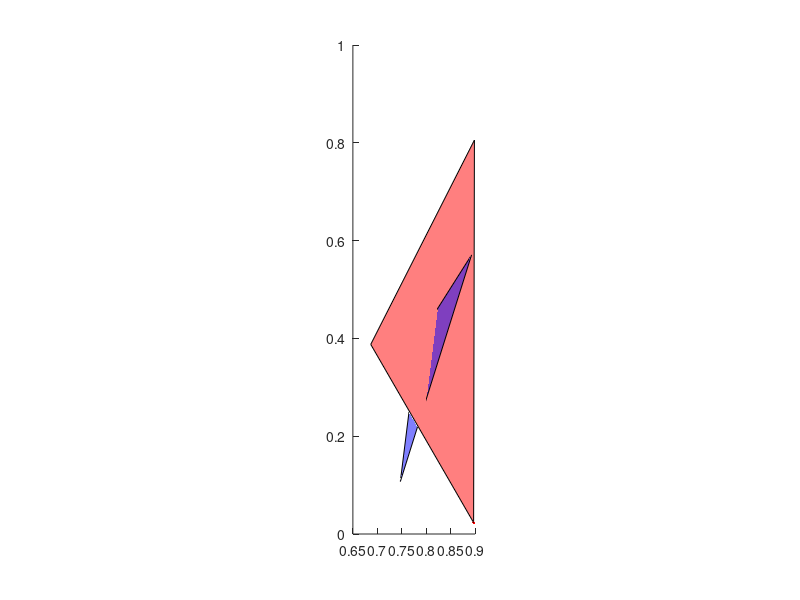

MATLAB code to generate this figure: (Note: this script raises an error after producing the figure.)
%% SCRIPT_Test_intersectPlanePlane

fig = figure;
axs = axes('Parent',fig);
hold(axs,'on');
daspect(axs,[1 1 1]);

colors = 'rb';
for i = 1:2
    x{i} = rand(3,3);
    plt(i) = plot3(x{i}(1),x{i}(2),x{i}(3),['.',colors(i)]);
	ptc(i) = patch('Vertices',x{i}.','Faces',[1:3],'FaceColor',colors(i),...
        'FaceAlpha',0.5);

    abcd{i} = fitPlane(x{i});
end

M = intersectPlanePlane(abcd{1},abcd{2});

S = [-2,2; 1 1];
xx = M*S;

lin = plot3(xx(1,:),xx(2,:),xx(3,:),'-k');


